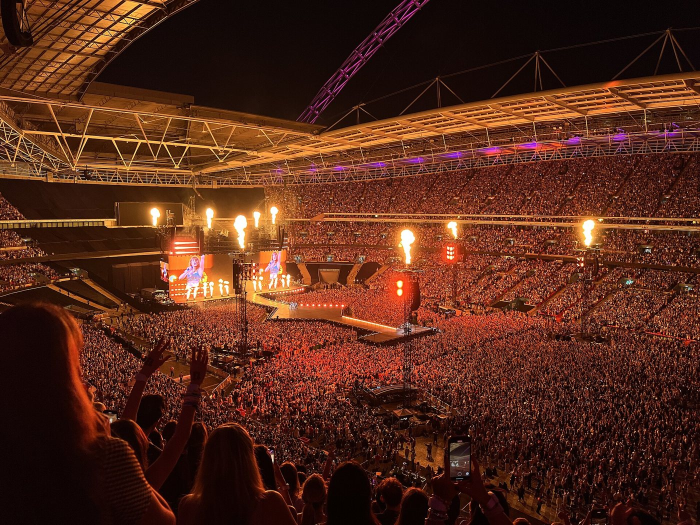
#> input picture assets/photos/eras_london.jpg, 1400 x 1050 px, given as the content of the folder ../assets/photos/eras_london.jpg, which was not available (shown at 1/2 size)
$ python sheet.py ../assets/photos/eras_london.jpg ../assets/photos/evermore_b.jpg 5
#> lines starting #> are read from the running program, lines starting #| are printed output that depends on the picture
import sys, glob
from PIL import Image
src, out, per = sys.argv[1], sys.argv[2], int(sys.argv[3]) if len(sys.argv) > 3 else 6
fs = sorted(glob.glob(src + "/*.jpg"))
for n in range(0, len(fs), per):
    ims = [Image.open(f) for f in fs[n:n+per]]
#> ims = 1 item
    w = 760; h = int(ims[0].height * w / ims[0].width)
#> after `h = int(ims[0].height * w / ims[0].width)`: h = 570
    sheet = Image.new("RGB", (w * 2 + 10, (h + 10) * ((len(ims) + 1) // 2)), "white")
#> sheet: PIL image 1530x580 RGB; every value is 255
    for i, im in enumerate(ims):
        sheet.paste(im.resize((w, h)), ((i % 2) * (w + 10), (i // 2) * (h + 10)))
#> this loop made 1 pass
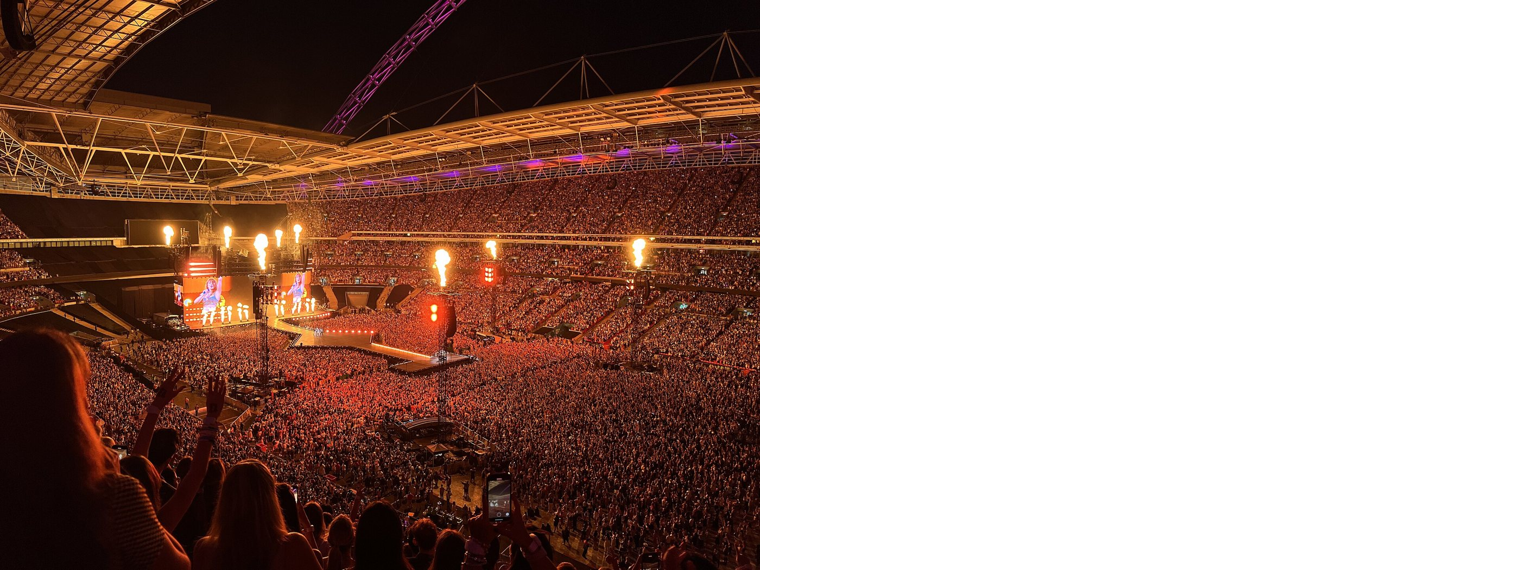
#> sheet: PIL image 1530x580 RGB; mean R, G, B 172.1, 151, 143.4
    sheet.save(f"{out}_{n//per}.jpg", quality=78)
    print(f"{out}_{n//per}.jpg", [f.split('/')[-1] for f in fs[n:n+per]])

$ run again, on assets/photos/evermore_b.jpg
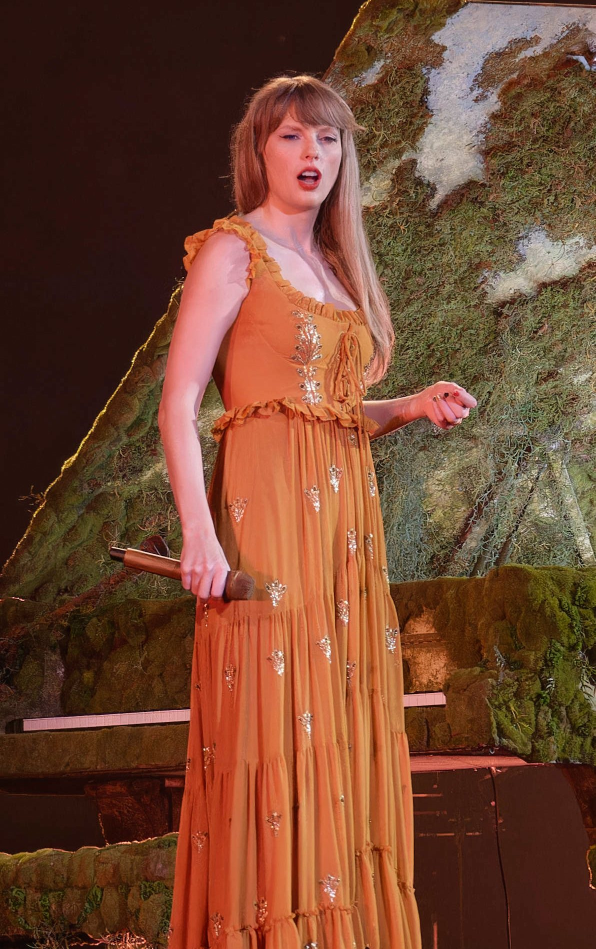
#> input picture assets/photos/evermore_b.jpg, 1191 x 1898 px, given as the content of the folder ../assets/photos/evermore_b.jpg, which was not available (shown at 1/2 size)
#> ims = 1 item
#> the loop `for i, im in enumerate(ims):` made 1 pass
#> after the loop `for i, im in enumerate(ims):`:
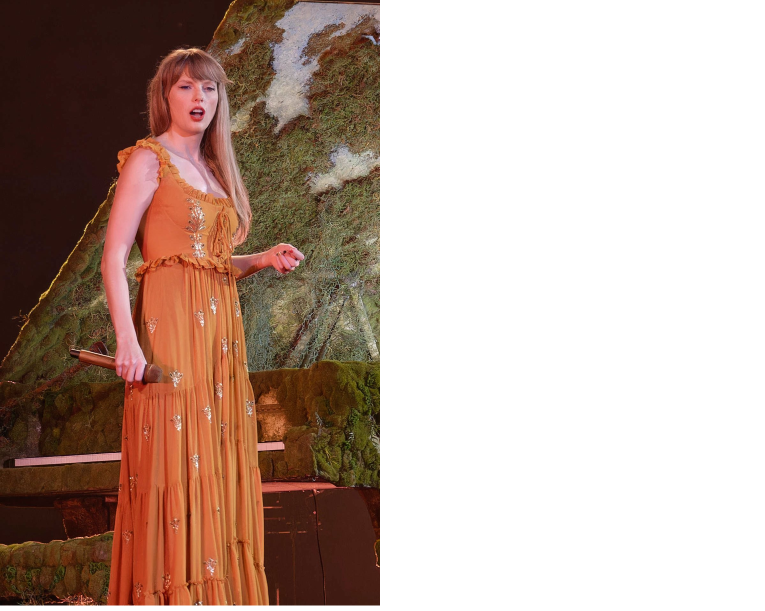
#> sheet: PIL image 1530x1221 RGB (shown at 1/2 size); mean R, G, B 185.8, 163.9, 153.3

$ run again, on assets/photos/fearless_a.jpg
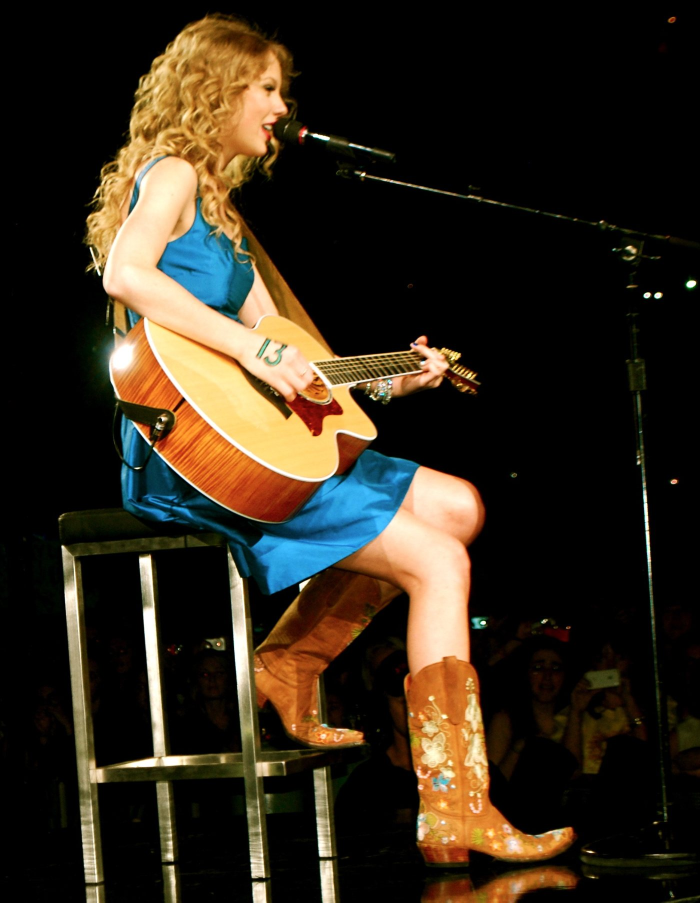
#> input picture assets/photos/fearless_a.jpg, 1400 x 1805 px, given as the content of the folder ../assets/photos/fearless_a.jpg, which was not available (shown at 1/2 size)
#> ims = 1 item
#> the loop `for i, im in enumerate(ims):` made 1 pass
#> after the loop `for i, im in enumerate(ims):`:
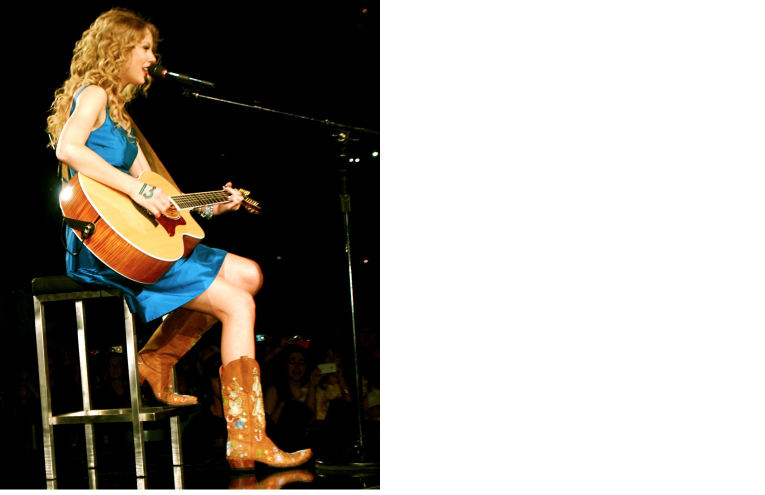
#> sheet: PIL image 1530x989 RGB (shown at 1/2 size); mean R, G, B 154.5, 150, 143.5
